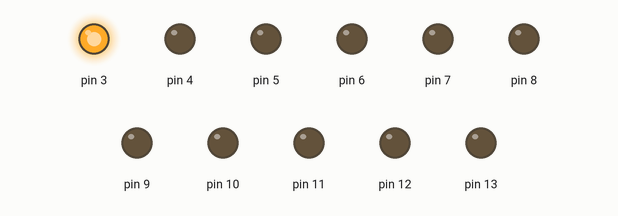
Simulated run of this sketch. Board: Arduino Uno, built with avr-gcc and run on an emulated ATmega328P. Parts: output pins drawn as LEDs (lit = HIGH).

Above: at 0.05 s.
At 0.65 s:
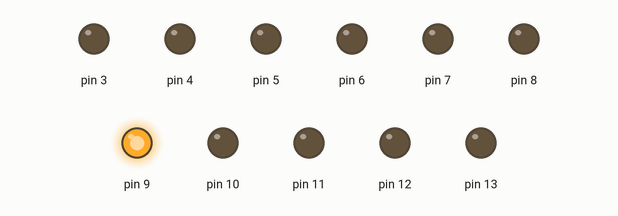
At 1.15 s:
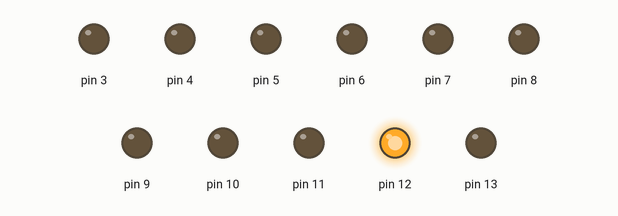
At 2.25 s:
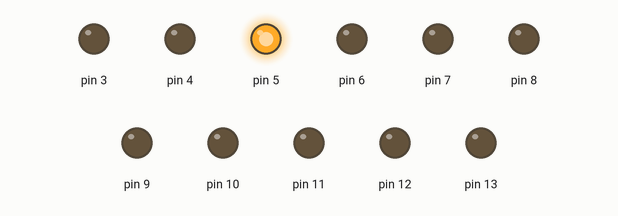
At 3.35 s:
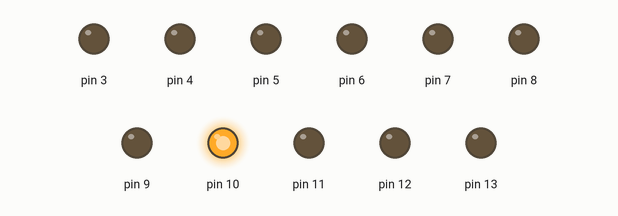
At 4.55 s:
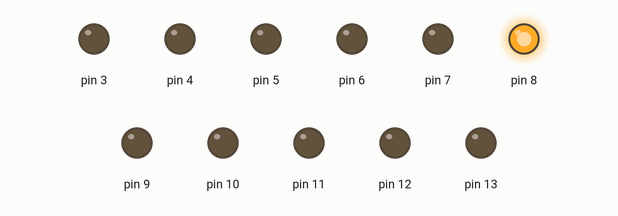
Timing chart, 0 to 4.8 s (numbered marks = the images above):
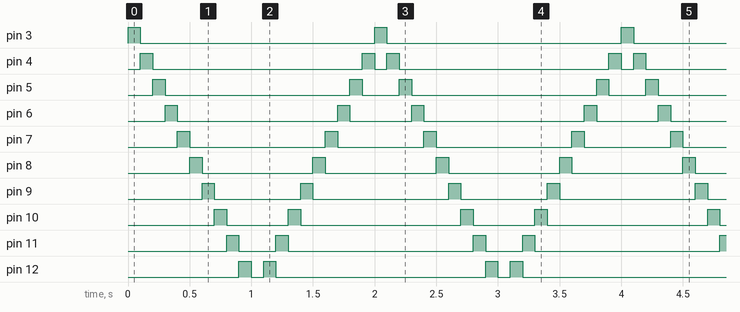

The sketch:

ch_26_larson_scanner.ino
```cpp
int period = 100;

void setup()
{
  for (int pin = 3; pin < 14; pin++)
  {
    pinMode(pin, OUTPUT);
  }
}

void loop()
{
  for (int pin = 3; pin < 14; pin++)
  {
    digitalWrite(pin, HIGH);
    delay(period);
    digitalWrite(pin, LOW);
  }
  for (int pin = 12; pin > 3; pin--)
  {
    digitalWrite(pin, HIGH);
    delay(period);
    digitalWrite(pin, LOW);
  }
}
```

Measured:
- by itself, pin 3, pin 13: alternates HIGH for 0.10 s and LOW for 1.9 s
- by itself, pin 4: repeats every 2.0 s: LOW 1.7 s, HIGH 0.10 s, LOW 0.10 s, HIGH 0.10 s
- by itself, pin 5: repeats every 2.0 s: LOW 1.5 s, HIGH 0.10 s, LOW 0.30 s, HIGH 0.10 s
- by itself, pin 6: repeats every 2.0 s: LOW 1.3 s, HIGH 0.10 s, LOW 0.50 s, HIGH 0.10 s
- by itself, pin 7: repeats every 2.0 s: LOW 1.1 s, HIGH 0.10 s, LOW 0.70 s, HIGH 0.10 s
- by itself, pin 8: alternates HIGH for 0.10 s and LOW for 0.90 s
- by itself, pin 9: repeats every 2.0 s: LOW 0.70 s, HIGH 0.10 s, LOW 1.1 s, HIGH 0.10 s
- by itself, pin 10: repeats every 2.0 s: LOW 0.50 s, HIGH 0.10 s, LOW 1.3 s, HIGH 0.10 s
